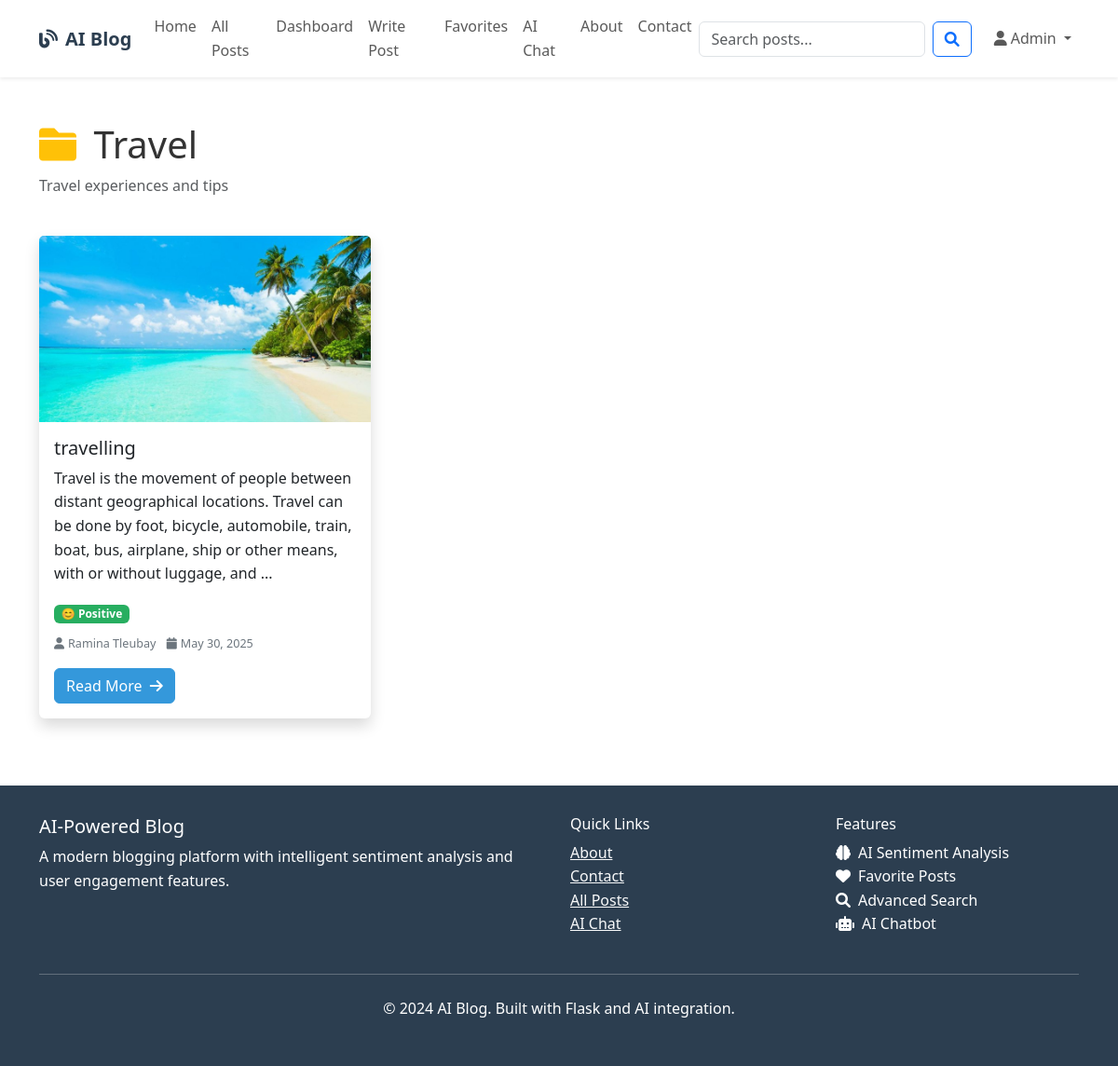
The page /category/3 (signed in) on the database its author committed.
### models.py (models this page shows, shortened)
class User(UserMixin, db.Model):
    id = db.Column(db.Integer, primary_key=True)
    username = db.Column(db.String(80), unique=True, nullable=False)
    email = db.Column(db.String(120), unique=True, nullable=False)
    password_hash = db.Column(db.String(120), nullable=False)
    first_name = db.Column(db.String(50), nullable=False)
    last_name = db.Column(db.String(50), nullable=False)
    bio = db.Column(db.Text)
    profile_image = db.Column(db.String(200), default='default.jpg')
    created_at = db.Column(db.DateTime, default=datetime.utcnow)
    is_active = db.Column(db.Boolean, default=True)
    posts = db.relationship('BlogPost', backref='author', lazy='dynamic', cascade='all, delete-orphan')
    comments = db.relationship('Comment', backref='author', lazy='dynamic', cascade='all, delete-orphan')
    favorites = db.relationship('Favorite', backref='user', lazy='dynamic', cascade='all, delete-orphan')
    def get_full_name(self):
        return f"{self.first_name} {self.last_name}"

class Category(db.Model):
    id = db.Column(db.Integer, primary_key=True)
    name = db.Column(db.String(50), unique=True, nullable=False)
    description = db.Column(db.Text)
    color = db.Column(db.String(7), default='#007bff')  # Hex color
    posts = db.relationship('BlogPost', backref='category', lazy='dynamic')

class BlogPost(db.Model):
    id = db.Column(db.Integer, primary_key=True)
    title = db.Column(db.String(200), nullable=False)
    content = db.Column(db.Text, nullable=False)
    summary = db.Column(db.String(500))
    featured_image = db.Column(db.String(200))
    created_at = db.Column(db.DateTime, default=datetime.utcnow)
    updated_at = db.Column(db.DateTime, default=datetime.utcnow, onupdate=datetime.utcnow)
    published = db.Column(db.Boolean, default=True)
    views = db.Column(db.Integer, default=0)
    sentiment_score = db.Column(db.Float)  # -1 to 1 (negative to positive)
    sentiment_label = db.Column(db.String(20))  # 'positive', 'negative', 'neutral'
    sentiment_confidence = db.Column(db.Float)  # 0 to 1
    user_id = db.Column(db.Integer, db.ForeignKey('user.id'), nullable=False)
    category_id = db.Column(db.Integer, db.ForeignKey('category.id'))
    comments = db.relationship('Comment', backref='post', lazy='dynamic', cascade='all, delete-orphan')
    favorites = db.relationship('Favorite', backref='post', lazy='dynamic', cascade='all, delete-orphan')
    tags = db.relationship('Tag', secondary='post_tags', back_populates='posts')
    def get_sentiment_emoji(self):
        if self.sentiment_label == 'positive':
            return '😊'
        elif self.sentiment_label == 'negative':
            return '😔'
        else:
            return '😐'

### blueprints/main.py (the view)
@main_bp.route('/category/<int:category_id>')
def category_posts(category_id):
    try:
        category = Category.query.get_or_404(category_id)
        page = request.args.get('page', 1, type=int)
        posts = BlogPost.query.filter_by(category_id=category_id, published=True)\
                              .order_by(desc(BlogPost.created_at))\
                              .paginate(page=page, per_page=12, error_out=False)
        return render_template('main/category_posts.html', posts=posts, category=category)
    except Exception as e:
        print(f"Category posts error: {e}")
        flash('Category not found.', 'danger')
        return redirect(url_for('main.index'))

### templates/main/category_posts.html (shortened to what this page needs)
{% extends "base.html" %}
{% block content %}
<div class="container py-5">
    <div class="row">
        <div class="col-12 mb-4">
            <h1 class="mb-2">
                <i class="fas fa-folder me-2" style="color: {{ category.color }}"></i>
                {{ category.name }}
            </h1>
            {% if category.description %}
            <p class="text-muted">{{ category.description }}</p>
            {% endif %}
        </div>
    </div>
    <div class="row">
        {% if posts %}
        {% for post in posts %}
        <div class="col-lg-4 col-md-6 mb-4">
            <div class="card h-100 shadow">
                {% if post.featured_image %}
                <img src="{{ url_for('static', filename='uploads/posts/' + post.featured_image) }}"
                     class="card-img-top" alt="{{ post.title }}" style="height: 200px; object-fit: cover;">
                {% endif %}
                <div class="card-body d-flex flex-column">
                    <h5 class="card-title">{{ post.title }}</h5>
                    <p class="card-text">{{ post.summary or post.content[:150] + '...' }}</p>
                    {% if post.sentiment_label %}
                    <div class="mb-2">
                        <span class="badge sentiment-{{ post.sentiment_label }}">
                            {{ post.get_sentiment_emoji() }} {{ post.sentiment_label.title() }}
                        </span>
                    </div>
                    {% endif %}
                    <div class="post-meta mb-3">
                        <small>
                            <i class="fas fa-user me-1"></i>{{ post.author.get_full_name() }}
                            <i class="fas fa-calendar ms-2 me-1"></i>{{ post.created_at.strftime('%B %d, %Y') }}
                        </small>
                    </div>
                    <div class="mt-auto">
                        <a href="{{ url_for('blog.view_post', id=post.id) }}" class="btn btn-primary">
                            Read More <i class="fas fa-arrow-right ms-1"></i>
                        </a>
                    </div>
                </div>
            </div>
        </div>
        {% endfor %}
        {% endif %}
    </div>
</div>
{% endblock %}

### templates/base.html (shortened to what this page needs)
<!DOCTYPE html>
<html lang="en">
<head>
    <link href="https://cdn.jsdelivr.net/npm/bootstrap@5.3.0/dist/css/bootstrap.min.css" rel="stylesheet">
    <link rel="stylesheet" href="https://cdnjs.cloudflare.com/ajax/libs/font-awesome/6.0.0/css/all.min.css">
</head>
<body>
    <nav class="navbar navbar-expand-lg navbar-light bg-white shadow-sm">
        <div class="container">
            <a class="navbar-brand" href="{{ url_for('main.index') }}">
                <i class="fas fa-blog me-2"></i>AI Blog
            </a>
            <div class="collapse navbar-collapse" id="navbarNav">
                <ul class="navbar-nav me-auto">
                    <li class="nav-item">
                        <a class="nav-link" href="{{ url_for('main.index') }}">Home</a>
                    </li>
                    <li class="nav-item">
                        <a class="nav-link" href="{{ url_for('blog.all_posts') }}">All Posts</a>
                    </li>
                    {% if current_user.is_authenticated %}
                    <li class="nav-item">
                        <a class="nav-link" href="{{ url_for('main.dashboard') }}">Dashboard</a>
                    </li>
                    <li class="nav-item">
                        <a class="nav-link" href="{{ url_for('blog.create_post') }}">Write Post</a>
                    </li>
                    <li class="nav-item">
                        <a class="nav-link" href="{{ url_for('main.favorites') }}">Favorites</a>
                    </li>
                    <li class="nav-item">
                        <a class="nav-link" href="{{ url_for('main.chatbot') }}">AI Chat</a>
                    </li>
                    {% endif %}
                    <li class="nav-item">
                        <a class="nav-link" href="{{ url_for('main.about') }}">About</a>
                    </li>
                    <li class="nav-item">
                        <a class="nav-link" href="{{ url_for('main.contact') }}">Contact</a>
                    </li>
                </ul>
                <form class="d-flex me-3" method="GET" action="{{ url_for('main.search') }}">
                    <input class="form-control me-2" type="search" name="query" placeholder="Search posts..."
                           value="{{ request.args.get('query', '') }}">
                    <button class="btn btn-outline-primary" type="submit">
                        <i class="fas fa-search"></i>
                    </button>
                </form>
                <ul class="navbar-nav">
                    {% if current_user.is_authenticated %}
                    <li class="nav-item dropdown">
                        <a class="nav-link dropdown-toggle" href="#" id="navbarDropdown" role="button"
                           data-bs-toggle="dropdown">
                            <i class="fas fa-user me-1"></i>{{ current_user.first_name }}
                        </a>
                    </li>
                    {% endif %}
                </ul>
            </div>
        </div>
    </nav>
    <main>
        {% block content %}{% endblock %}
    </main>
    <footer class="footer mt-auto">
        <div class="container">
            <div class="row">
                <div class="col-md-6">
                    <h5>AI-Powered Blog</h5>
                    <p>A modern blogging platform with intelligent sentiment analysis and user engagement features.</p>
                </div>
                <div class="col-md-3">
                    <h6>Quick Links</h6>
                    <ul class="list-unstyled">
                        <li><a href="{{ url_for('main.about') }}" class="text-light">About</a></li>
                        <li><a href="{{ url_for('main.contact') }}" class="text-light">Contact</a></li>
                        <li><a href="{{ url_for('blog.all_posts') }}" class="text-light">All Posts</a></li>
                        {% if current_user.is_authenticated %}
                        <li><a href="{{ url_for('main.chatbot') }}" class="text-light">AI Chat</a></li>
                        {% endif %}
                    </ul>
                </div>
                <div class="col-md-3">
                    <h6>Features</h6>
                    <ul class="list-unstyled">
                        <li><i class="fas fa-brain me-2"></i>AI Sentiment Analysis</li>
                        <li><i class="fas fa-heart me-2"></i>Favorite Posts</li>
                        <li><i class="fas fa-search me-2"></i>Advanced Search</li>
                        <li><i class="fas fa-robot me-2"></i>AI Chatbot</li>
                    </ul>
                </div>
            </div>
            <hr class="my-4">
            <div class="row">
                <div class="col-md-12 text-center">
                    <p>&copy; 2024 AI Blog. Built with Flask and AI integration.</p>
                </div>
            </div>
        </div>
    </footer>
    <div id="toast-container" class="toast-container position-fixed top-0 end-0 p-3"></div>
</body>
</html>

### templates/base.html (style rules this page uses)
:root { --primary-color: #2c3e50; --secondary-color: #3498db; --accent-color: #e74c3c; --success-color: #27ae60; --warning-color: #f39c12; --light-bg: #f8f9fa; }
body { font-family: 'Segoe UI', Tahoma, Geneva, Verdana, sans-serif; line-height: 1.6; color: #333; }
.navbar-brand { font-weight: bold; color: var(--primary-color) !important; }
.card { border: none; box-shadow: 0 2px 10px rgba(0,0,0,0.1); transition: transform 0.3s ease; }
.btn-primary { background-color: var(--secondary-color); border-color: var(--secondary-color); }
.sentiment-positive { background-color: var(--success-color); color: white; }
.post-meta { color: #6c757d; font-size: 0.9rem; }
.footer { background-color: var(--primary-color); color: white; padding: 2rem 0; margin-top: 3rem; }

### rows shown on the page
User: first_name "Admin"
Category: name "Travel", description "Travel experiences and tips"
BlogPost: featured_image (picture), title "travelling", summary "Travel is the movement of people between distant geographical locations. Travel can be done by foot, bicycle, automobile, train, boat, bus, airplane, ship or other means, with or without luggage, and ...", get_sentiment_emoji "😊", sentiment_label "Positive", author.get_full_name "Ramina Tleubay", created_at "May 30, 2025"
